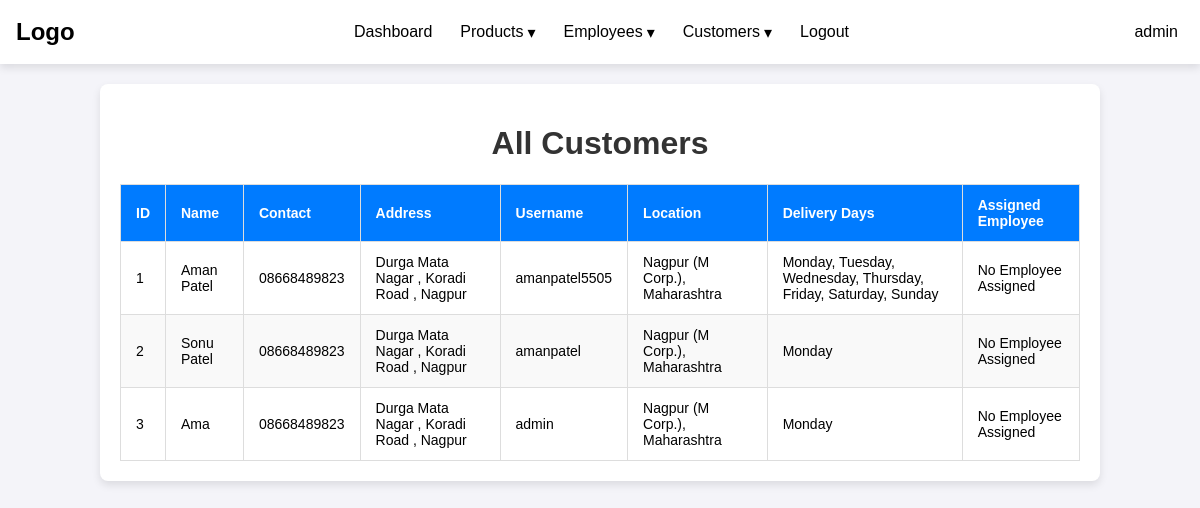
The app's page /show_all_customers (signed in), older data.
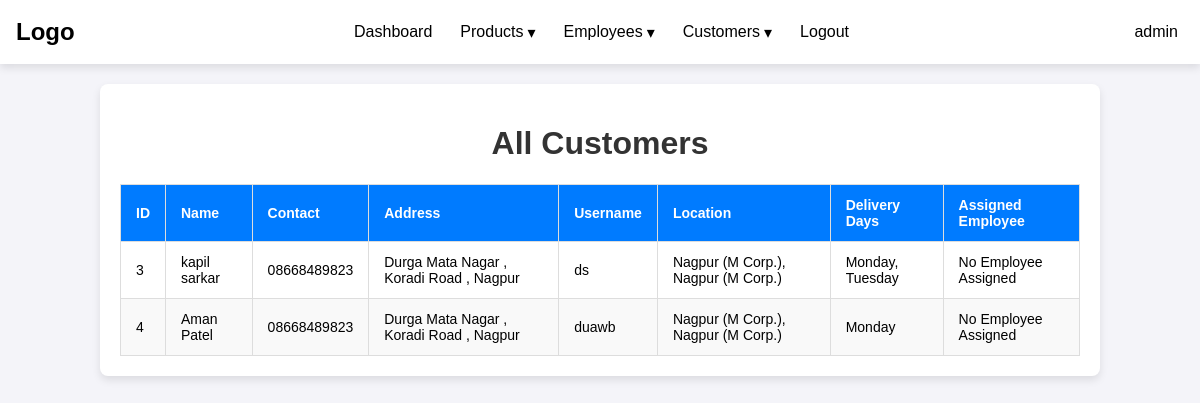
The same page, newer data.
### tables this page shows
CREATE TABLE customers (
            id INTEGER PRIMARY KEY AUTOINCREMENT,       -- Customer ID
            account_open_date TEXT NOT NULL,            -- Date when the account was opened
            customer_name TEXT NOT NULL,                -- Customer's full name
            contact TEXT NOT NULL,                      -- Customer contact number
            address TEXT NOT NULL,                      -- Customer's address
            account_status TEXT NOT NULL,               -- Account status (Active/Inactive)
            security_deposit_amount REAL NOT NULL,      -- Security deposit amount
            security_remarks TEXT,                      -- Remarks for security deposit
            opening_balance REAL NOT NULL,              -- Opening balance for customer
            bottle_balance INTEGER NOT NULL,            -- Bottle balance
            username TEXT NOT NULL UNIQUE,              -- Unique username for login
            password TEXT NOT NULL,                     -- Password (stored in plaintext or hashed)
            employee_id INTEGER,                        -- Foreign key for employee who manages the customer
            location_id INTEGER,                        -- Foreign key for customer's location
            schedules TEXT NOT NULL,                    -- String to track delivery days (1-7 for Mon-Sun)

            -- Foreign key constraints
            FOREIGN KEY (employee_id) REFERENCES employees(emp_id), -- Linking to employees table
            FOREIGN KEY (location_id) REFERENCES locations(id)      -- Linking to locations table
        );

### app.py (the view)
@app.route("/show_all_customers", methods=["GET"])
def show_all_customers():
    if isauth():
        return isauth()
    conn = sqlite3.connect('db.db')
    cursor = conn.cursor()
    try:
        cursor.execute('''
            SELECT c.id, c.customer_name, c.contact, c.address, c.username,
                   l.city || ', ' || l.location AS location, c.schedules,
                   e.first_name || ' ' || e.last_name AS employee_name
            FROM customers c
            LEFT JOIN locations l ON c.location_id = l.id
            LEFT JOIN employees e ON e.location_id = c.location_id
        ''')
        customers = cursor.fetchall()
        print("Fetched customers:", customers)  # Debug print
        day_mapping_reverse = {
            '1': 'Monday',
            '2': 'Tuesday',
            '3': 'Wednesday',
            '4': 'Thursday',
            '5': 'Friday',
            '6': 'Saturday',
            '7': 'Sunday'
        }
        customer_data = []
        for customer in customers:
            schedules = customer[6].split(',') if customer[6] else []
            delivery_days = ', '.join([day_mapping_reverse.get(day, day) for day in schedules])
            customer_data.append(list(customer)[:6] + [delivery_days] + list(customer)[7:])
        print("Processed customer data:", customer_data)  # Debug print
        conn.close()
        return render_template("customer/allcustomers.html", customers=customer_data)
    except Exception as e:
        print(f"Error fetching customers: {e}")
        conn.close()
        return render_template("customer/allcustomers.html", customers=[])

### app.py (called while the page is built)
def isauth():
    if "name" not in session:
        return redirect(url_for('login'))
    return None  # Return None if the user is authenticated

### templates/customer/allcustomers.html (shortened to what this page needs)
{% extends "base.html" %}
{% block content  %}
<!DOCTYPE html>
<html lang="en">
<head>
</head>
<body>
    <div class="customer-list-container">
        <h1>All Customers</h1>
        <table class="customer-table">
            <thead>
                <tr>
                    <th>ID</th>
                    <th>Name</th>
                    <th>Contact</th>
                    <th>Address</th>
                    <th>Username</th>
                    <th>Location</th>
                    <th>Delivery Days</th>
                    <th>Assigned Employee</th>
                </tr>
            </thead>
            <tbody>
                    {% for customer in customers %}
                        <tr>
                            <td>{{ customer[0] }}</td>
                            <td>{{ customer[1] }}</td>
                            <td>{{ customer[2] }}</td>
                            <td>{{ customer[3] }}</td>
                            <td>{{ customer[4] or 'None' }}</td>
                            <td>{{ customer[5] or 'No Location Assigned' }}</td>
                            <td>{{ customer[6] or 'No Schedule' }}</td>
                            <td>{{ customer[7] or 'No Employee Assigned' }}</td>
                        </tr>
                    {% endfor %}
            </tbody>
        </table>
    </div>
</body>
</html>
{% endblock content %}

Row changes from the older to the newer data that the page shows:
removed customers: id "1", customer_name "Aman Patel", contact "08668489823", address "Durga Mata Nagar , Koradi Road , Nagpur", username "amanpatel5505", customer "Nagpur (M Corp.), Maharashtra", customer "Monday, Tuesday, Wednesday, Thursday, Friday, Saturday, Sunday", customer "No Employee Assigned"
removed customers: id "2", customer_name "Sonu Patel", contact "08668489823", address "Durga Mata Nagar , Koradi Road , Nagpur", username "amanpatel", customer "Nagpur (M Corp.), Maharashtra", customer "Monday", customer "No Employee Assigned"
changed customers id 3: customer_name "Ama" → "kapil sarkar"; username "admin" → "ds"; customer "Nagpur (M Corp.), Maharashtra" → "Nagpur (M Corp.), Nagpur (M Corp.)"; customer "Monday" → "Monday, Tuesday"
added customers: id "4", customer_name "Aman Patel", contact "08668489823", address "Durga Mata Nagar , Koradi Road , Nagpur", username "duawb", customer "Nagpur (M Corp.), Nagpur (M Corp.)", customer "Monday", customer "No Employee Assigned"
